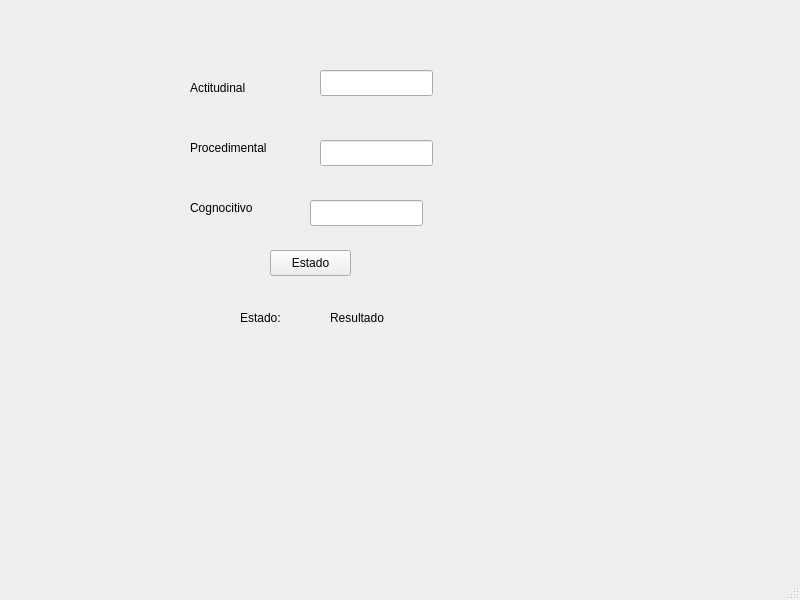
<?xml version="1.0" encoding="UTF-8"?>
<ui version="4.0">
 <class>MainWindow</class>
 <widget class="QMainWindow" name="MainWindow">
  <property name="geometry">
   <rect>
    <x>0</x>
    <y>0</y>
    <width>800</width>
    <height>600</height>
   </rect>
  </property>
  <property name="windowTitle">
   <string>MainWindow</string>
  </property>
  <widget class="QWidget" name="centralwidget">
   <widget class="QLabel" name="label">
    <property name="geometry">
     <rect>
      <x>190</x>
      <y>80</y>
      <width>71</width>
      <height>16</height>
     </rect>
    </property>
    <property name="text">
     <string>Actitudinal</string>
    </property>
   </widget>
   <widget class="QLabel" name="label_2">
    <property name="geometry">
     <rect>
      <x>190</x>
      <y>140</y>
      <width>81</width>
      <height>16</height>
     </rect>
    </property>
    <property name="text">
     <string>Procedimental</string>
    </property>
   </widget>
   <widget class="QLabel" name="label_3">
    <property name="geometry">
     <rect>
      <x>190</x>
      <y>200</y>
      <width>71</width>
      <height>16</height>
     </rect>
    </property>
    <property name="text">
     <string>Cognocitivo</string>
    </property>
   </widget>
   <widget class="QLabel" name="label_4">
    <property name="geometry">
     <rect>
      <x>240</x>
      <y>310</y>
      <width>49</width>
      <height>16</height>
     </rect>
    </property>
    <property name="text">
     <string>Estado: </string>
    </property>
   </widget>
   <widget class="QLabel" name="lblResult">
    <property name="geometry">
     <rect>
      <x>330</x>
      <y>310</y>
      <width>361</width>
      <height>16</height>
     </rect>
    </property>
    <property name="text">
     <string>Resultado</string>
    </property>
   </widget>
   <widget class="QLineEdit" name="txtActitudinal">
    <property name="geometry">
     <rect>
      <x>320</x>
      <y>70</y>
      <width>113</width>
      <height>26</height>
     </rect>
    </property>
   </widget>
   <widget class="QLineEdit" name="txtProcedimental">
    <property name="geometry">
     <rect>
      <x>320</x>
      <y>140</y>
      <width>113</width>
      <height>26</height>
     </rect>
    </property>
   </widget>
   <widget class="QLineEdit" name="txtCognocitivo">
    <property name="geometry">
     <rect>
      <x>310</x>
      <y>200</y>
      <width>113</width>
      <height>26</height>
     </rect>
    </property>
   </widget>
   <widget class="QPushButton" name="btnEstado">
    <property name="geometry">
     <rect>
      <x>270</x>
      <y>250</y>
      <width>81</width>
      <height>26</height>
     </rect>
    </property>
    <property name="text">
     <string>Estado</string>
    </property>
   </widget>
  </widget>
  <widget class="QMenuBar" name="menubar">
   <property name="geometry">
    <rect>
     <x>0</x>
     <y>0</y>
     <width>800</width>
     <height>33</height>
    </rect>
   </property>
  </widget>
  <widget class="QStatusBar" name="statusbar"/>
 </widget>
 <resources/>
 <connections/>
</ui>
